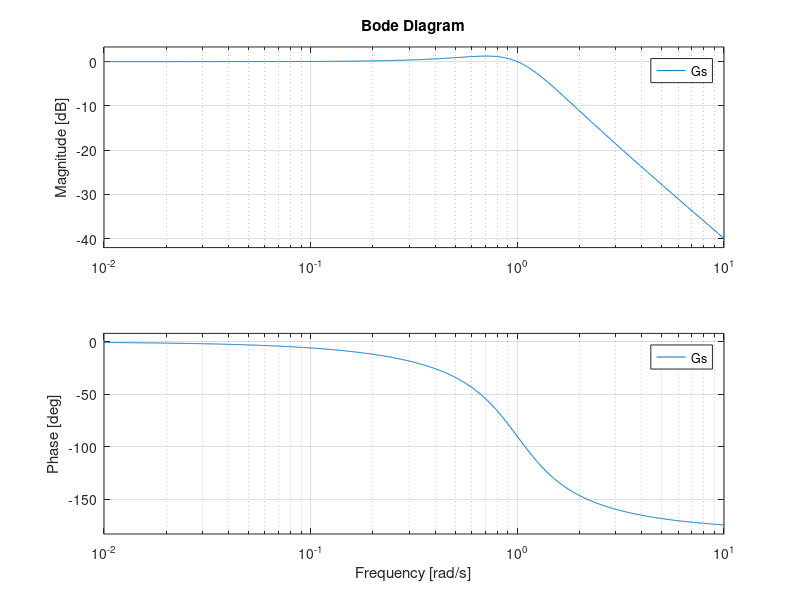

Recreate this plot in MATLAB.
% NEW COMMENT 
% change this comment
f=0;
s=1;
close all
clear all

m=1;
d=1;
c=1;

Gs=tf([1],[m d c]);
%step(Gs)
figure
bode(Gs)
